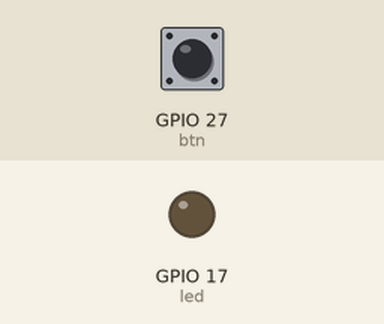
The program below on a simulated Raspberry Pi (BCM pin numbers). On the bench: output pins drawn as LEDs (lit = HIGH). The inputs (shaded band) are chosen by the test bench; at power-on: GPIO 27 (btn) LOW.

Above: at 1.2 s.
1.3 s: GPIO 27 (btn) pulled HIGH for 0.15 s
At 2.5 s:
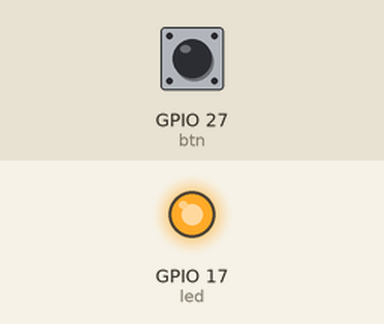
2.9 s: GPIO 27 (btn) pulled HIGH for 1 s
At 3.9 s:
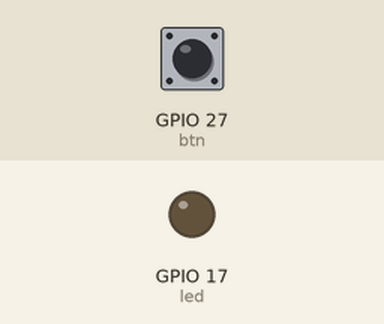
5.4 s: GPIO 27 (btn) pulled HIGH for 3.2 s
At 5.8 s:
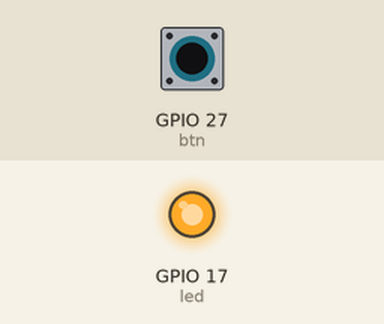
Timing chart, 0 to 8.4 s (numbered marks = the images above; inputs shaded):
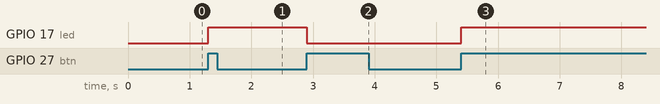

The program:

button_led.py
```python
"""Toggle an LED with a button.

Wiring: the blink LED on GPIO17, plus a button module with
signal -> GPIO27, VCC -> 3.3V, GND -> GND. The module outputs HIGH when
pressed; if presses feel reversed, set active_state=False.
"""

from gpiozero import LED, Button
from signal import pause

led = LED(17)
btn = Button(27, pull_up=None, active_state=True)
btn.when_pressed = led.toggle
pause()
```

Measured:
- after the input at 1.3 s, GPIO 17 (led): LOW → HIGH at once
- after the input at 2.9 s, GPIO 17 (led): HIGH → LOW at once
- after the input at 5.4 s, GPIO 17 (led): LOW → HIGH at once
